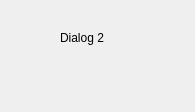
<?xml version="1.0" encoding="UTF-8"?>
<ui version="4.0">
 <class>Dialog</class>
 <widget class="QDialog" name="Dialog">
  <property name="geometry">
   <rect>
    <x>0</x>
    <y>0</y>
    <width>195</width>
    <height>112</height>
   </rect>
  </property>
  <property name="windowTitle">
   <string>Dialog</string>
  </property>
  <widget class="QLabel" name="label">
   <property name="geometry">
    <rect>
     <x>60</x>
     <y>30</y>
     <width>61</width>
     <height>16</height>
    </rect>
   </property>
   <property name="text">
    <string>Dialog 2</string>
   </property>
  </widget>
 </widget>
 <resources/>
 <connections/>
</ui>
